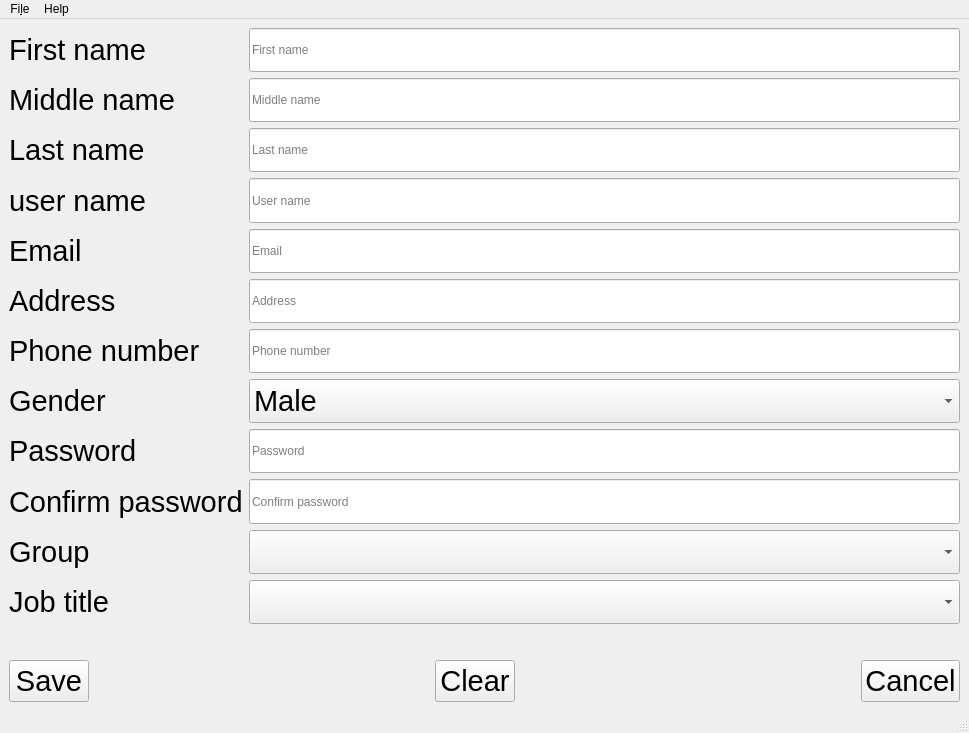
<?xml version="1.0" encoding="UTF-8"?>
<ui version="4.0">
 <class>createEmployeeWindow</class>
 <widget class="QMainWindow" name="createEmployeeWindow">
  <property name="geometry">
   <rect>
    <x>0</x>
    <y>0</y>
    <width>969</width>
    <height>733</height>
   </rect>
  </property>
  <property name="sizePolicy">
   <sizepolicy hsizetype="Preferred" vsizetype="Expanding">
    <horstretch>0</horstretch>
    <verstretch>0</verstretch>
   </sizepolicy>
  </property>
  <property name="windowTitle">
   <string>Create employee</string>
  </property>
  <widget class="QWidget" name="centralwidget">
   <layout class="QVBoxLayout" name="verticalLayout">
    <item>
     <layout class="QFormLayout" name="formLayout">
      <item row="0" column="0">
       <widget class="QLabel" name="firstNameLabel">
        <property name="sizePolicy">
         <sizepolicy hsizetype="Preferred" vsizetype="Expanding">
          <horstretch>0</horstretch>
          <verstretch>0</verstretch>
         </sizepolicy>
        </property>
        <property name="font">
         <font>
          <pointsize>22</pointsize>
         </font>
        </property>
        <property name="text">
         <string>First name</string>
        </property>
       </widget>
      </item>
      <item row="0" column="1">
       <widget class="QLineEdit" name="firstNameLineEdit">
        <property name="sizePolicy">
         <sizepolicy hsizetype="Expanding" vsizetype="Preferred">
          <horstretch>0</horstretch>
          <verstretch>0</verstretch>
         </sizepolicy>
        </property>
        <property name="placeholderText">
         <string>First name</string>
        </property>
       </widget>
      </item>
      <item row="1" column="0">
       <widget class="QLabel" name="middleNameLabel">
        <property name="sizePolicy">
         <sizepolicy hsizetype="Preferred" vsizetype="Expanding">
          <horstretch>0</horstretch>
          <verstretch>0</verstretch>
         </sizepolicy>
        </property>
        <property name="font">
         <font>
          <pointsize>22</pointsize>
         </font>
        </property>
        <property name="text">
         <string>Middle name</string>
        </property>
       </widget>
      </item>
      <item row="1" column="1">
       <widget class="QLineEdit" name="middleNameLineEdit">
        <property name="sizePolicy">
         <sizepolicy hsizetype="Expanding" vsizetype="Preferred">
          <horstretch>0</horstretch>
          <verstretch>0</verstretch>
         </sizepolicy>
        </property>
        <property name="placeholderText">
         <string>Middle name</string>
        </property>
       </widget>
      </item>
      <item row="2" column="0">
       <widget class="QLabel" name="lastNameLabel">
        <property name="sizePolicy">
         <sizepolicy hsizetype="Preferred" vsizetype="Expanding">
          <horstretch>0</horstretch>
          <verstretch>0</verstretch>
         </sizepolicy>
        </property>
        <property name="font">
         <font>
          <pointsize>22</pointsize>
         </font>
        </property>
        <property name="text">
         <string>Last name</string>
        </property>
       </widget>
      </item>
      <item row="2" column="1">
       <widget class="QLineEdit" name="lastNameLineEdit">
        <property name="sizePolicy">
         <sizepolicy hsizetype="Expanding" vsizetype="Preferred">
          <horstretch>0</horstretch>
          <verstretch>0</verstretch>
         </sizepolicy>
        </property>
        <property name="placeholderText">
         <string>Last name</string>
        </property>
       </widget>
      </item>
      <item row="3" column="0">
       <widget class="QLabel" name="userNameLabel">
        <property name="sizePolicy">
         <sizepolicy hsizetype="Preferred" vsizetype="Expanding">
          <horstretch>0</horstretch>
          <verstretch>0</verstretch>
         </sizepolicy>
        </property>
        <property name="font">
         <font>
          <pointsize>22</pointsize>
         </font>
        </property>
        <property name="text">
         <string>user name</string>
        </property>
       </widget>
      </item>
      <item row="3" column="1">
       <widget class="QLineEdit" name="userNameLineEdit">
        <property name="sizePolicy">
         <sizepolicy hsizetype="Expanding" vsizetype="Preferred">
          <horstretch>0</horstretch>
          <verstretch>0</verstretch>
         </sizepolicy>
        </property>
        <property name="placeholderText">
         <string>User name</string>
        </property>
       </widget>
      </item>
      <item row="4" column="0">
       <widget class="QLabel" name="emailLabel">
        <property name="sizePolicy">
         <sizepolicy hsizetype="Preferred" vsizetype="Expanding">
          <horstretch>0</horstretch>
          <verstretch>0</verstretch>
         </sizepolicy>
        </property>
        <property name="font">
         <font>
          <pointsize>22</pointsize>
         </font>
        </property>
        <property name="text">
         <string>Email</string>
        </property>
       </widget>
      </item>
      <item row="4" column="1">
       <widget class="QLineEdit" name="emailLineEdit">
        <property name="sizePolicy">
         <sizepolicy hsizetype="Expanding" vsizetype="Preferred">
          <horstretch>0</horstretch>
          <verstretch>0</verstretch>
         </sizepolicy>
        </property>
        <property name="placeholderText">
         <string>Email</string>
        </property>
       </widget>
      </item>
      <item row="5" column="0">
       <widget class="QLabel" name="addressLabel">
        <property name="sizePolicy">
         <sizepolicy hsizetype="Preferred" vsizetype="Expanding">
          <horstretch>0</horstretch>
          <verstretch>0</verstretch>
         </sizepolicy>
        </property>
        <property name="font">
         <font>
          <pointsize>22</pointsize>
         </font>
        </property>
        <property name="text">
         <string>Address</string>
        </property>
       </widget>
      </item>
      <item row="5" column="1">
       <widget class="QLineEdit" name="addressLineEdit">
        <property name="sizePolicy">
         <sizepolicy hsizetype="Expanding" vsizetype="Preferred">
          <horstretch>0</horstretch>
          <verstretch>0</verstretch>
         </sizepolicy>
        </property>
        <property name="placeholderText">
         <string>Address</string>
        </property>
       </widget>
      </item>
      <item row="6" column="0">
       <widget class="QLabel" name="phoneNumberLabel">
        <property name="sizePolicy">
         <sizepolicy hsizetype="Preferred" vsizetype="Expanding">
          <horstretch>0</horstretch>
          <verstretch>0</verstretch>
         </sizepolicy>
        </property>
        <property name="font">
         <font>
          <pointsize>22</pointsize>
         </font>
        </property>
        <property name="text">
         <string>Phone number</string>
        </property>
       </widget>
      </item>
      <item row="6" column="1">
       <widget class="QLineEdit" name="phoneNumberLineEdit">
        <property name="sizePolicy">
         <sizepolicy hsizetype="Expanding" vsizetype="Preferred">
          <horstretch>0</horstretch>
          <verstretch>0</verstretch>
         </sizepolicy>
        </property>
        <property name="placeholderText">
         <string>Phone number</string>
        </property>
       </widget>
      </item>
      <item row="7" column="0">
       <widget class="QLabel" name="genderLabel">
        <property name="sizePolicy">
         <sizepolicy hsizetype="Preferred" vsizetype="Expanding">
          <horstretch>0</horstretch>
          <verstretch>0</verstretch>
         </sizepolicy>
        </property>
        <property name="font">
         <font>
          <pointsize>22</pointsize>
         </font>
        </property>
        <property name="text">
         <string>Gender</string>
        </property>
       </widget>
      </item>
      <item row="7" column="1">
       <widget class="QComboBox" name="genderComboBox">
        <property name="sizePolicy">
         <sizepolicy hsizetype="Preferred" vsizetype="Preferred">
          <horstretch>0</horstretch>
          <verstretch>0</verstretch>
         </sizepolicy>
        </property>
        <property name="font">
         <font>
          <pointsize>22</pointsize>
         </font>
        </property>
        <item>
         <property name="text">
          <string>Male</string>
         </property>
        </item>
        <item>
         <property name="text">
          <string>Female</string>
         </property>
        </item>
       </widget>
      </item>
      <item row="8" column="0">
       <widget class="QLabel" name="passwordLabel">
        <property name="sizePolicy">
         <sizepolicy hsizetype="Preferred" vsizetype="Expanding">
          <horstretch>0</horstretch>
          <verstretch>0</verstretch>
         </sizepolicy>
        </property>
        <property name="font">
         <font>
          <pointsize>22</pointsize>
         </font>
        </property>
        <property name="text">
         <string>Password</string>
        </property>
       </widget>
      </item>
      <item row="8" column="1">
       <widget class="QLineEdit" name="passwordLineEdit">
        <property name="sizePolicy">
         <sizepolicy hsizetype="Expanding" vsizetype="Preferred">
          <horstretch>0</horstretch>
          <verstretch>0</verstretch>
         </sizepolicy>
        </property>
        <property name="echoMode">
         <enum>QLineEdit::Password</enum>
        </property>
        <property name="placeholderText">
         <string>Password</string>
        </property>
       </widget>
      </item>
      <item row="9" column="0">
       <widget class="QLabel" name="confirmPasswordLabel">
        <property name="sizePolicy">
         <sizepolicy hsizetype="Preferred" vsizetype="Expanding">
          <horstretch>0</horstretch>
          <verstretch>0</verstretch>
         </sizepolicy>
        </property>
        <property name="font">
         <font>
          <pointsize>22</pointsize>
         </font>
        </property>
        <property name="text">
         <string>Confirm password</string>
        </property>
       </widget>
      </item>
      <item row="9" column="1">
       <widget class="QLineEdit" name="confirmPasswordLineEdit">
        <property name="sizePolicy">
         <sizepolicy hsizetype="Expanding" vsizetype="Preferred">
          <horstretch>0</horstretch>
          <verstretch>0</verstretch>
         </sizepolicy>
        </property>
        <property name="echoMode">
         <enum>QLineEdit::Password</enum>
        </property>
        <property name="placeholderText">
         <string>Confirm password</string>
        </property>
       </widget>
      </item>
      <item row="10" column="0">
       <widget class="QLabel" name="groupLabel">
        <property name="sizePolicy">
         <sizepolicy hsizetype="Preferred" vsizetype="Expanding">
          <horstretch>0</horstretch>
          <verstretch>0</verstretch>
         </sizepolicy>
        </property>
        <property name="font">
         <font>
          <pointsize>22</pointsize>
         </font>
        </property>
        <property name="text">
         <string>Group</string>
        </property>
       </widget>
      </item>
      <item row="10" column="1">
       <widget class="QComboBox" name="groupComboBox">
        <property name="sizePolicy">
         <sizepolicy hsizetype="Expanding" vsizetype="Preferred">
          <horstretch>0</horstretch>
          <verstretch>0</verstretch>
         </sizepolicy>
        </property>
        <property name="placeholderText">
         <string>Group</string>
        </property>
       </widget>
      </item>
      <item row="11" column="0">
       <widget class="QLabel" name="jobTitleLabel">
        <property name="sizePolicy">
         <sizepolicy hsizetype="Preferred" vsizetype="Expanding">
          <horstretch>0</horstretch>
          <verstretch>0</verstretch>
         </sizepolicy>
        </property>
        <property name="font">
         <font>
          <pointsize>22</pointsize>
         </font>
        </property>
        <property name="text">
         <string>Job title</string>
        </property>
       </widget>
      </item>
      <item row="11" column="1">
       <widget class="QComboBox" name="jobTitleComboBox">
        <property name="sizePolicy">
         <sizepolicy hsizetype="Preferred" vsizetype="Preferred">
          <horstretch>0</horstretch>
          <verstretch>0</verstretch>
         </sizepolicy>
        </property>
        <property name="font">
         <font>
          <pointsize>22</pointsize>
         </font>
        </property>
        <property name="placeholderText">
         <string>Job title</string>
        </property>
       </widget>
      </item>
     </layout>
    </item>
    <item>
     <spacer name="verticalSpacer">
      <property name="orientation">
       <enum>Qt::Vertical</enum>
      </property>
      <property name="sizeType">
       <enum>QSizePolicy::Maximum</enum>
      </property>
      <property name="sizeHint" stdset="0">
       <size>
        <width>17</width>
        <height>30</height>
       </size>
      </property>
     </spacer>
    </item>
    <item>
     <layout class="QHBoxLayout" name="horizontalLayout">
      <item>
       <widget class="QPushButton" name="save_btn">
        <property name="sizePolicy">
         <sizepolicy hsizetype="Maximum" vsizetype="Maximum">
          <horstretch>1</horstretch>
          <verstretch>0</verstretch>
         </sizepolicy>
        </property>
        <property name="font">
         <font>
          <pointsize>22</pointsize>
         </font>
        </property>
        <property name="text">
         <string>Save</string>
        </property>
       </widget>
      </item>
      <item>
       <spacer name="horizontalSpacer">
        <property name="orientation">
         <enum>Qt::Horizontal</enum>
        </property>
        <property name="sizeType">
         <enum>QSizePolicy::Expanding</enum>
        </property>
        <property name="sizeHint" stdset="0">
         <size>
          <width>78</width>
          <height>20</height>
         </size>
        </property>
       </spacer>
      </item>
      <item>
       <widget class="QPushButton" name="clear_btn">
        <property name="sizePolicy">
         <sizepolicy hsizetype="Maximum" vsizetype="Maximum">
          <horstretch>1</horstretch>
          <verstretch>0</verstretch>
         </sizepolicy>
        </property>
        <property name="font">
         <font>
          <pointsize>22</pointsize>
         </font>
        </property>
        <property name="text">
         <string>Clear</string>
        </property>
       </widget>
      </item>
      <item>
       <spacer name="horizontalSpacer_2">
        <property name="orientation">
         <enum>Qt::Horizontal</enum>
        </property>
        <property name="sizeType">
         <enum>QSizePolicy::Expanding</enum>
        </property>
        <property name="sizeHint" stdset="0">
         <size>
          <width>78</width>
          <height>20</height>
         </size>
        </property>
       </spacer>
      </item>
      <item>
       <widget class="QPushButton" name="cancel_btn">
        <property name="sizePolicy">
         <sizepolicy hsizetype="Maximum" vsizetype="Maximum">
          <horstretch>1</horstretch>
          <verstretch>0</verstretch>
         </sizepolicy>
        </property>
        <property name="font">
         <font>
          <pointsize>22</pointsize>
         </font>
        </property>
        <property name="autoFillBackground">
         <bool>false</bool>
        </property>
        <property name="text">
         <string>Cancel</string>
        </property>
       </widget>
      </item>
     </layout>
    </item>
   </layout>
  </widget>
  <widget class="QMenuBar" name="menubar">
   <property name="geometry">
    <rect>
     <x>0</x>
     <y>0</y>
     <width>969</width>
     <height>20</height>
    </rect>
   </property>
   <widget class="QMenu" name="menuFile">
    <property name="title">
     <string>Fi&amp;le</string>
    </property>
    <addaction name="actionCancel"/>
    <addaction name="actionSettings"/>
   </widget>
   <widget class="QMenu" name="menuHelp">
    <property name="title">
     <string>Help</string>
    </property>
   </widget>
   <addaction name="menuFile"/>
   <addaction name="menuHelp"/>
  </widget>
  <widget class="QStatusBar" name="statusbar"/>
  <action name="actionCancel">
   <property name="text">
    <string>&amp;Cancel</string>
   </property>
  </action>
  <action name="actionSettings">
   <property name="text">
    <string>&amp;Settings</string>
   </property>
  </action>
 </widget>
 <resources/>
 <connections>
  <connection>
   <sender>clear_btn</sender>
   <signal>clicked()</signal>
   <receiver>firstNameLineEdit</receiver>
   <slot>clear()</slot>
   <hints>
    <hint type="sourcelabel">
     <x>470</x>
     <y>648</y>
    </hint>
    <hint type="destinationlabel">
     <x>618</x>
     <y>54</y>
    </hint>
   </hints>
  </connection>
  <connection>
   <sender>clear_btn</sender>
   <signal>clicked()</signal>
   <receiver>middleNameLineEdit</receiver>
   <slot>clear()</slot>
   <hints>
    <hint type="sourcelabel">
     <x>462</x>
     <y>647</y>
    </hint>
    <hint type="destinationlabel">
     <x>405</x>
     <y>97</y>
    </hint>
   </hints>
  </connection>
  <connection>
   <sender>clear_btn</sender>
   <signal>clicked()</signal>
   <receiver>lastNameLineEdit</receiver>
   <slot>clear()</slot>
   <hints>
    <hint type="sourcelabel">
     <x>457</x>
     <y>634</y>
    </hint>
    <hint type="destinationlabel">
     <x>330</x>
     <y>162</y>
    </hint>
   </hints>
  </connection>
  <connection>
   <sender>clear_btn</sender>
   <signal>clicked()</signal>
   <receiver>userNameLineEdit</receiver>
   <slot>clear()</slot>
   <hints>
    <hint type="sourcelabel">
     <x>492</x>
     <y>635</y>
    </hint>
    <hint type="destinationlabel">
     <x>349</x>
     <y>236</y>
    </hint>
   </hints>
  </connection>
  <connection>
   <sender>clear_btn</sender>
   <signal>clicked()</signal>
   <receiver>emailLineEdit</receiver>
   <slot>clear()</slot>
   <hints>
    <hint type="sourcelabel">
     <x>459</x>
     <y>653</y>
    </hint>
    <hint type="destinationlabel">
     <x>328</x>
     <y>290</y>
    </hint>
   </hints>
  </connection>
  <connection>
   <sender>clear_btn</sender>
   <signal>clicked()</signal>
   <receiver>addressLineEdit</receiver>
   <slot>clear()</slot>
   <hints>
    <hint type="sourcelabel">
     <x>482</x>
     <y>655</y>
    </hint>
    <hint type="destinationlabel">
     <x>370</x>
     <y>336</y>
    </hint>
   </hints>
  </connection>
  <connection>
   <sender>clear_btn</sender>
   <signal>clicked()</signal>
   <receiver>phoneNumberLineEdit</receiver>
   <slot>clear()</slot>
   <hints>
    <hint type="sourcelabel">
     <x>463</x>
     <y>659</y>
    </hint>
    <hint type="destinationlabel">
     <x>362</x>
     <y>392</y>
    </hint>
   </hints>
  </connection>
  <connection>
   <sender>clear_btn</sender>
   <signal>clicked()</signal>
   <receiver>passwordLineEdit</receiver>
   <slot>clear()</slot>
   <hints>
    <hint type="sourcelabel">
     <x>474</x>
     <y>652</y>
    </hint>
    <hint type="destinationlabel">
     <x>370</x>
     <y>492</y>
    </hint>
   </hints>
  </connection>
  <connection>
   <sender>clear_btn</sender>
   <signal>clicked()</signal>
   <receiver>confirmPasswordLineEdit</receiver>
   <slot>clear()</slot>
   <hints>
    <hint type="sourcelabel">
     <x>442</x>
     <y>655</y>
    </hint>
    <hint type="destinationlabel">
     <x>299</x>
     <y>528</y>
    </hint>
   </hints>
  </connection>
  <connection>
   <sender>cancel_btn</sender>
   <signal>clicked()</signal>
   <receiver>createEmployeeWindow</receiver>
   <slot>close()</slot>
   <hints>
    <hint type="sourcelabel">
     <x>905</x>
     <y>648</y>
    </hint>
    <hint type="destinationlabel">
     <x>484</x>
     <y>350</y>
    </hint>
   </hints>
  </connection>
 </connections>
</ui>
